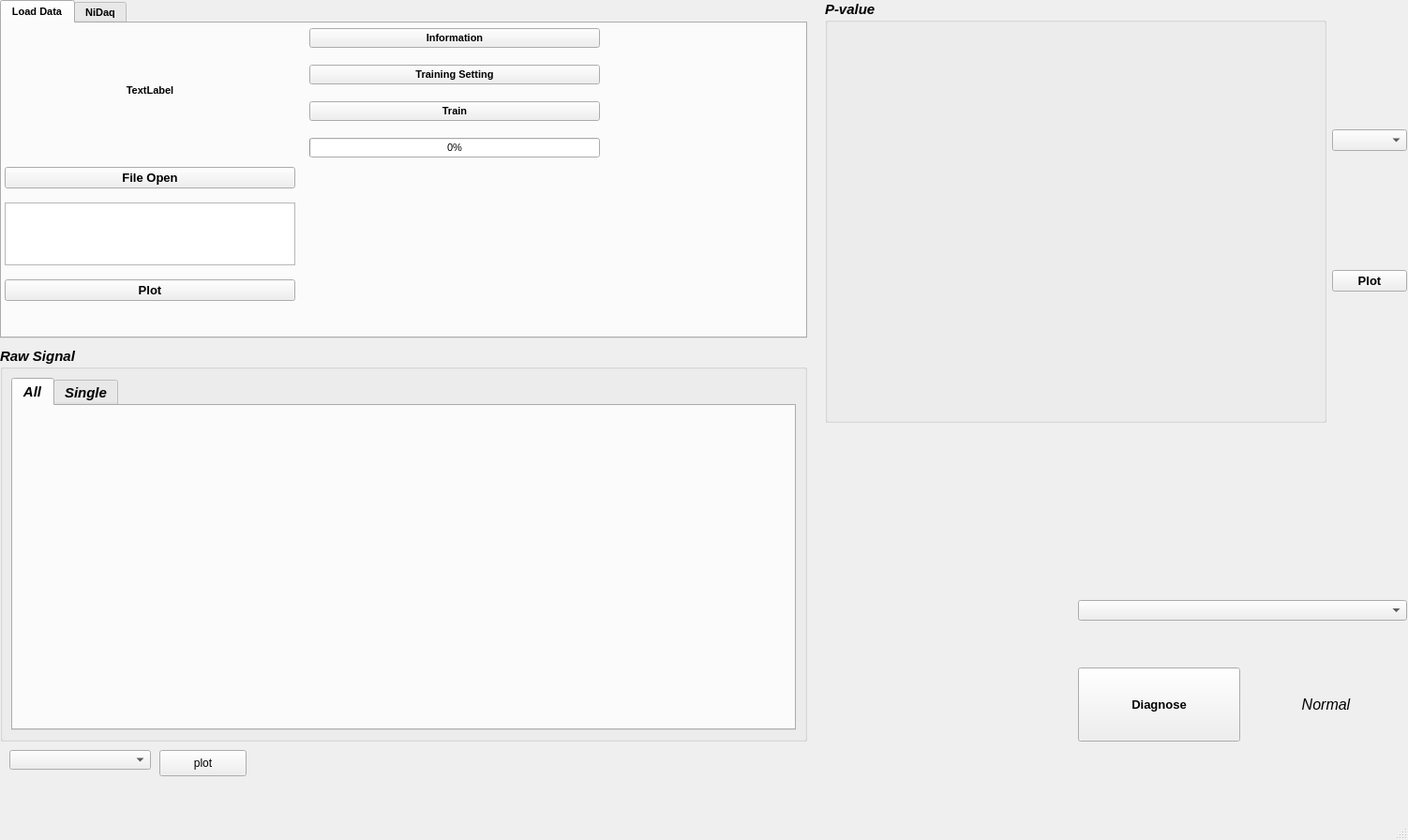
<?xml version="1.0" encoding="UTF-8"?>
<ui version="4.0">
 <class>MainWindow</class>
 <widget class="QMainWindow" name="MainWindow">
  <property name="geometry">
   <rect>
    <x>0</x>
    <y>0</y>
    <width>1502</width>
    <height>896</height>
   </rect>
  </property>
  <property name="windowTitle">
   <string>MainWindow</string>
  </property>
  <property name="autoFillBackground">
   <bool>false</bool>
  </property>
  <widget class="QWidget" name="centralwidget">
   <widget class="QGroupBox" name="groupBox">
    <property name="geometry">
     <rect>
      <x>0</x>
      <y>370</y>
      <width>861</width>
      <height>421</height>
     </rect>
    </property>
    <property name="font">
     <font>
      <family>Arial</family>
      <pointsize>11</pointsize>
      <weight>75</weight>
      <italic>true</italic>
      <bold>true</bold>
     </font>
    </property>
    <property name="title">
     <string>Raw Signal</string>
    </property>
    <layout class="QVBoxLayout" name="verticalLayout">
     <item>
      <widget class="QTabWidget" name="GraphTab">
       <property name="currentIndex">
        <number>0</number>
       </property>
       <widget class="QWidget" name="tab_3">
        <attribute name="title">
         <string>All</string>
        </attribute>
        <widget class="MplWidget" name="MplWidget" native="true">
         <property name="geometry">
          <rect>
           <x>0</x>
           <y>10</y>
           <width>831</width>
           <height>331</height>
          </rect>
         </property>
        </widget>
       </widget>
       <widget class="QWidget" name="tab_4">
        <attribute name="title">
         <string>Single</string>
        </attribute>
        <widget class="MplWidget" name="Single" native="true">
         <property name="geometry">
          <rect>
           <x>0</x>
           <y>10</y>
           <width>831</width>
           <height>331</height>
          </rect>
         </property>
        </widget>
       </widget>
      </widget>
     </item>
    </layout>
   </widget>
   <widget class="QWidget" name="horizontalLayoutWidget">
    <property name="geometry">
     <rect>
      <x>880</x>
      <y>0</y>
      <width>621</width>
      <height>451</height>
     </rect>
    </property>
    <layout class="QHBoxLayout" name="horizontalLayout" stretch="1,0">
     <item>
      <widget class="QGroupBox" name="groupBox_2">
       <property name="sizePolicy">
        <sizepolicy hsizetype="Preferred" vsizetype="Preferred">
         <horstretch>0</horstretch>
         <verstretch>0</verstretch>
        </sizepolicy>
       </property>
       <property name="font">
        <font>
         <family>Arial</family>
         <pointsize>11</pointsize>
         <weight>75</weight>
         <italic>true</italic>
         <bold>true</bold>
        </font>
       </property>
       <property name="title">
        <string>P-value</string>
       </property>
       <layout class="QVBoxLayout" name="verticalLayout_3">
        <item>
         <widget class="MplWidget" name="P_Value" native="true"/>
        </item>
       </layout>
      </widget>
     </item>
     <item>
      <layout class="QVBoxLayout" name="verticalLayout_4" stretch="0,0">
       <property name="spacing">
        <number>0</number>
       </property>
       <property name="sizeConstraint">
        <enum>QLayout::SetFixedSize</enum>
       </property>
       <property name="topMargin">
        <number>11</number>
       </property>
       <property name="bottomMargin">
        <number>11</number>
       </property>
       <item>
        <widget class="QComboBox" name="Select_Rank">
         <property name="sizePolicy">
          <sizepolicy hsizetype="Minimum" vsizetype="Fixed">
           <horstretch>0</horstretch>
           <verstretch>0</verstretch>
          </sizepolicy>
         </property>
         <property name="font">
          <font>
           <family>Arial</family>
           <pointsize>10</pointsize>
          </font>
         </property>
        </widget>
       </item>
       <item>
        <widget class="QPushButton" name="Pvaluebutton">
         <property name="sizePolicy">
          <sizepolicy hsizetype="Fixed" vsizetype="Fixed">
           <horstretch>0</horstretch>
           <verstretch>0</verstretch>
          </sizepolicy>
         </property>
         <property name="font">
          <font>
           <family>Arial</family>
           <pointsize>10</pointsize>
           <weight>75</weight>
           <italic>false</italic>
           <bold>true</bold>
          </font>
         </property>
         <property name="text">
          <string>Plot</string>
         </property>
        </widget>
       </item>
      </layout>
     </item>
    </layout>
   </widget>
   <widget class="QWidget" name="verticalLayoutWidget_3">
    <property name="geometry">
     <rect>
      <x>1150</x>
      <y>590</y>
      <width>351</width>
      <height>221</height>
     </rect>
    </property>
    <layout class="QVBoxLayout" name="verticalLayout_5" stretch="0,0">
     <property name="spacing">
      <number>50</number>
     </property>
     <property name="topMargin">
      <number>50</number>
     </property>
     <property name="bottomMargin">
      <number>20</number>
     </property>
     <item>
      <widget class="QComboBox" name="Model"/>
     </item>
     <item>
      <layout class="QHBoxLayout" name="horizontalLayout_2">
       <property name="spacing">
        <number>5</number>
       </property>
       <item>
        <widget class="QPushButton" name="Diagnose">
         <property name="sizePolicy">
          <sizepolicy hsizetype="Minimum" vsizetype="Preferred">
           <horstretch>0</horstretch>
           <verstretch>0</verstretch>
          </sizepolicy>
         </property>
         <property name="font">
          <font>
           <family>Arial</family>
           <pointsize>10</pointsize>
           <weight>75</weight>
           <bold>true</bold>
          </font>
         </property>
         <property name="text">
          <string>Diagnose</string>
         </property>
         <property name="checkable">
          <bool>false</bool>
         </property>
        </widget>
       </item>
       <item>
        <widget class="QLabel" name="label_2">
         <property name="font">
          <font>
           <family>Arial</family>
           <pointsize>12</pointsize>
           <italic>true</italic>
          </font>
         </property>
         <property name="text">
          <string>Normal</string>
         </property>
         <property name="alignment">
          <set>Qt::AlignCenter</set>
         </property>
        </widget>
       </item>
      </layout>
     </item>
    </layout>
   </widget>
   <widget class="QComboBox" name="Sensor">
    <property name="geometry">
     <rect>
      <x>10</x>
      <y>800</y>
      <width>151</width>
      <height>21</height>
     </rect>
    </property>
   </widget>
   <widget class="QPushButton" name="pushButton">
    <property name="geometry">
     <rect>
      <x>170</x>
      <y>800</y>
      <width>93</width>
      <height>28</height>
     </rect>
    </property>
    <property name="text">
     <string>plot</string>
    </property>
   </widget>
   <widget class="QTabWidget" name="SettingTab">
    <property name="geometry">
     <rect>
      <x>0</x>
      <y>0</y>
      <width>861</width>
      <height>361</height>
     </rect>
    </property>
    <property name="font">
     <font>
      <family>Arial</family>
      <pointsize>8</pointsize>
      <weight>75</weight>
      <bold>true</bold>
     </font>
    </property>
    <property name="currentIndex">
     <number>0</number>
    </property>
    <widget class="QWidget" name="tab">
     <attribute name="title">
      <string>Load Data</string>
     </attribute>
     <widget class="QWidget" name="horizontalLayoutWidget_2">
      <property name="geometry">
       <rect>
        <x>0</x>
        <y>0</y>
        <width>641</width>
        <height>331</height>
       </rect>
      </property>
      <layout class="QHBoxLayout" name="horizontalLayout_3" stretch="1,1">
       <property name="spacing">
        <number>15</number>
       </property>
       <property name="leftMargin">
        <number>3</number>
       </property>
       <property name="topMargin">
        <number>5</number>
       </property>
       <property name="rightMargin">
        <number>3</number>
       </property>
       <property name="bottomMargin">
        <number>5</number>
       </property>
       <item>
        <layout class="QVBoxLayout" name="verticalLayout_2" stretch="2,1,1,1">
         <property name="spacing">
          <number>15</number>
         </property>
         <property name="sizeConstraint">
          <enum>QLayout::SetDefaultConstraint</enum>
         </property>
         <property name="topMargin">
          <number>0</number>
         </property>
         <property name="rightMargin">
          <number>0</number>
         </property>
         <property name="bottomMargin">
          <number>30</number>
         </property>
         <item>
          <widget class="QLabel" name="Image">
           <property name="enabled">
            <bool>true</bool>
           </property>
           <property name="font">
            <font>
             <family>Arial</family>
             <weight>75</weight>
             <bold>true</bold>
            </font>
           </property>
           <property name="text">
            <string>TextLabel</string>
           </property>
           <property name="alignment">
            <set>Qt::AlignCenter</set>
           </property>
          </widget>
         </item>
         <item>
          <widget class="QPushButton" name="File_open">
           <property name="font">
            <font>
             <family>Arial</family>
             <pointsize>10</pointsize>
            </font>
           </property>
           <property name="text">
            <string>File Open</string>
           </property>
          </widget>
         </item>
         <item>
          <widget class="QTextEdit" name="textEdit">
           <property name="sizePolicy">
            <sizepolicy hsizetype="Minimum" vsizetype="Minimum">
             <horstretch>10</horstretch>
             <verstretch>20</verstretch>
            </sizepolicy>
           </property>
           <property name="minimumSize">
            <size>
             <width>256</width>
             <height>20</height>
            </size>
           </property>
           <property name="baseSize">
            <size>
             <width>20</width>
             <height>20</height>
            </size>
           </property>
           <property name="font">
            <font>
             <family>Arial</family>
             <pointsize>10</pointsize>
            </font>
           </property>
          </widget>
         </item>
         <item>
          <widget class="QPushButton" name="RawData">
           <property name="font">
            <font>
             <family>Arial</family>
             <pointsize>10</pointsize>
            </font>
           </property>
           <property name="text">
            <string>Plot</string>
           </property>
          </widget>
         </item>
        </layout>
       </item>
       <item>
        <layout class="QVBoxLayout" name="verticalLayout_6">
         <property name="spacing">
          <number>18</number>
         </property>
         <item>
          <widget class="QPushButton" name="Info">
           <property name="text">
            <string>Information</string>
           </property>
          </widget>
         </item>
         <item>
          <widget class="QPushButton" name="Training">
           <property name="text">
            <string>Training Setting</string>
           </property>
           <property name="checkable">
            <bool>false</bool>
           </property>
           <property name="autoDefault">
            <bool>false</bool>
           </property>
           <property name="default">
            <bool>false</bool>
           </property>
           <property name="flat">
            <bool>false</bool>
           </property>
          </widget>
         </item>
         <item>
          <widget class="QPushButton" name="push">
           <property name="text">
            <string>Train</string>
           </property>
          </widget>
         </item>
         <item>
          <widget class="QProgressBar" name="pBar">
           <property name="font">
            <font>
             <family>Arial</family>
             <pointsize>8</pointsize>
             <weight>50</weight>
             <bold>false</bold>
             <stylestrategy>PreferDefault</stylestrategy>
            </font>
           </property>
           <property name="cursor">
            <cursorShape>ArrowCursor</cursorShape>
           </property>
           <property name="autoFillBackground">
            <bool>false</bool>
           </property>
           <property name="value">
            <number>0</number>
           </property>
           <property name="alignment">
            <set>Qt::AlignLeading|Qt::AlignLeft|Qt::AlignVCenter</set>
           </property>
           <property name="textVisible">
            <bool>true</bool>
           </property>
           <property name="orientation">
            <enum>Qt::Horizontal</enum>
           </property>
           <property name="textDirection">
            <enum>QProgressBar::TopToBottom</enum>
           </property>
           <property name="format">
            <string>%p%</string>
           </property>
          </widget>
         </item>
         <item>
          <widget class="QLabel" name="comp">
           <property name="enabled">
            <bool>true</bool>
           </property>
           <property name="font">
            <font>
             <family>Arial</family>
             <pointsize>13</pointsize>
             <weight>75</weight>
             <italic>true</italic>
             <bold>true</bold>
            </font>
           </property>
           <property name="toolTip">
            <string>&lt;html&gt;&lt;head/&gt;&lt;body&gt;&lt;p align=&quot;center&quot;&gt;&lt;br/&gt;&lt;/p&gt;&lt;/body&gt;&lt;/html&gt;</string>
           </property>
           <property name="styleSheet">
            <string notr="true"/>
           </property>
           <property name="text">
            <string/>
           </property>
           <property name="alignment">
            <set>Qt::AlignCenter</set>
           </property>
          </widget>
         </item>
        </layout>
       </item>
      </layout>
     </widget>
    </widget>
    <widget class="QWidget" name="tab_2">
     <attribute name="title">
      <string>NiDaq</string>
     </attribute>
     <widget class="QPushButton" name="Daq">
      <property name="enabled">
       <bool>true</bool>
      </property>
      <property name="geometry">
       <rect>
        <x>10</x>
        <y>20</y>
        <width>191</width>
        <height>41</height>
       </rect>
      </property>
      <property name="text">
       <string>Daq Device Checking</string>
      </property>
     </widget>
     <widget class="QWidget" name="gridLayoutWidget">
      <property name="geometry">
       <rect>
        <x>10</x>
        <y>140</y>
        <width>301</width>
        <height>181</height>
       </rect>
      </property>
      <layout class="QGridLayout" name="GLay"/>
     </widget>
     <widget class="QWidget" name="gridLayoutWidget_2">
      <property name="geometry">
       <rect>
        <x>330</x>
        <y>0</y>
        <width>321</width>
        <height>331</height>
       </rect>
      </property>
      <layout class="QGridLayout" name="GLay2"/>
     </widget>
     <widget class="QSpinBox" name="Freq">
      <property name="geometry">
       <rect>
        <x>180</x>
        <y>70</y>
        <width>131</width>
        <height>22</height>
       </rect>
      </property>
     </widget>
     <widget class="QSpinBox" name="Time">
      <property name="geometry">
       <rect>
        <x>180</x>
        <y>110</y>
        <width>131</width>
        <height>22</height>
       </rect>
      </property>
     </widget>
     <widget class="QLabel" name="label">
      <property name="geometry">
       <rect>
        <x>30</x>
        <y>70</y>
        <width>101</width>
        <height>16</height>
       </rect>
      </property>
      <property name="text">
       <string>Frequency</string>
      </property>
     </widget>
     <widget class="QLabel" name="label_3">
      <property name="geometry">
       <rect>
        <x>30</x>
        <y>110</y>
        <width>101</width>
        <height>16</height>
       </rect>
      </property>
      <property name="text">
       <string>Time</string>
      </property>
     </widget>
    </widget>
   </widget>
  </widget>
  <widget class="QStatusBar" name="statusbar"/>
 </widget>
 <customwidgets>
  <customwidget>
   <class>MplWidget</class>
   <extends>QWidget</extends>
   <header>mplwidget.h</header>
   <container>1</container>
  </customwidget>
 </customwidgets>
 <resources/>
 <connections/>
 <slots>
  <slot>slot1()</slot>
 </slots>
</ui>
